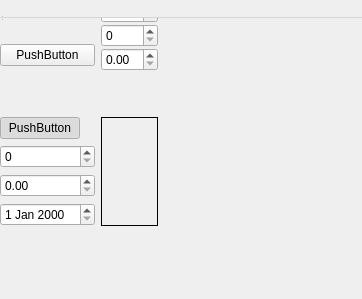
<?xml version="1.0" encoding="UTF-8"?>
<ui version="4.0">
 <class>Form</class>
 <widget class="QWidget" name="MainWindow">
  <property name="geometry">
   <rect>
    <x>0</x>
    <y>0</y>
    <width>362</width>
    <height>299</height>
   </rect>
  </property>
  <property name="windowTitle">
   <string>MainWindow</string>
  </property>
  <widget class="QWidget" name="centralwidget">
   <layout class="QGridLayout" name="gridLayout">
    <item row="0" column="0">
     <widget class="QPushButton" name="pushButton">
      <property name="text">
       <string>PushButton</string>
      </property>
     </widget>
    </item>
    <item row="0" column="1">
     <layout class="QVBoxLayout" name="verticalLayout" stretch="1,1,1,1">
      <property name="spacing">
       <number>1</number>
      </property>
      <item>
       <widget class="QSpinBox" name="spinBox_2"/>
      </item>
      <item>
       <widget class="QSpinBox" name="spinBox_3"/>
      </item>
      <item>
       <widget class="QDoubleSpinBox" name="doubleSpinBox_2"/>
      </item>
      <item>
       <spacer name="verticalSpacer">
        <property name="orientation">
         <enum>Qt::Vertical</enum>
        </property>
        <property name="sizeHint" stdset="0">
         <size>
          <width>20</width>
          <height>40</height>
         </size>
        </property>
       </spacer>
      </item>
     </layout>
    </item>
    <item row="1" column="0">
     <widget class="QPushButton" name="pushButton_2">
      <property name="sizePolicy">
       <sizepolicy hsizetype="Maximum" vsizetype="Maximum">
        <horstretch>0</horstretch>
        <verstretch>0</verstretch>
       </sizepolicy>
      </property>
      <property name="text">
       <string>PushButton</string>
      </property>
      <property name="checkable">
       <bool>true</bool>
      </property>
      <property name="checked">
       <bool>true</bool>
      </property>
     </widget>
    </item>
    <item row="2" column="0">
     <widget class="QSpinBox" name="spinBox"/>
    </item>
    <item row="3" column="0">
     <widget class="QDoubleSpinBox" name="doubleSpinBox"/>
    </item>
    <item row="4" column="0">
     <widget class="QDateEdit" name="dateEdit"/>
    </item>
    <item row="1" column="1" rowspan="4">
     <widget class="QFrame" name="frame">
      <property name="frameShape">
       <enum>QFrame::Panel</enum>
      </property>
      <property name="frameShadow">
       <enum>QFrame::Plain</enum>
      </property>
      <property name="lineWidth">
       <number>1</number>
      </property>
     </widget>
    </item>
   </layout>
  </widget>
  <widget class="QMenuBar" name="menubar">
   <property name="geometry">
    <rect>
     <x>0</x>
     <y>0</y>
     <width>362</width>
     <height>18</height>
    </rect>
   </property>
  </widget>
  <widget class="QStatusBar" name="statusbar"/>
 </widget>
 <resources/>
 <connections/>
</ui>
